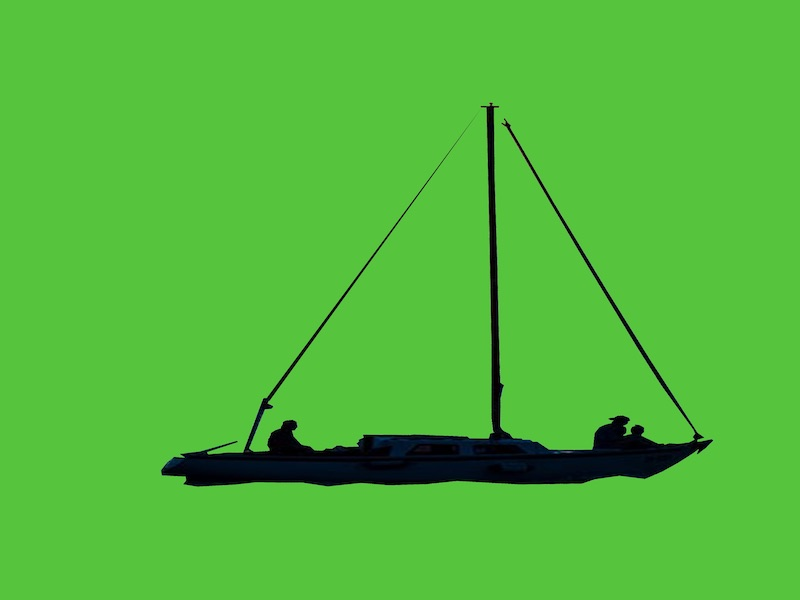
#> input picture boat.jpg, 800 x 600 px
$ python testingPIL.py
#> lines starting #> are read from the running program, lines starting #| are printed output that depends on the picture
from PIL import Image

print("\nThis program will insert a background image of your choice in a image of your choice!\n")

front_number = input("What image would you like to insert in the front?\n1- A Boat\n2- A Cactus\nEnter the option number: ")
#> the answer given: boat.jpg
while front_number < "1" or front_number > "2":
    front_number = input("\nWhat image would you like to insert in the front?\n1- A Boat\n2- A Cactus\nEnter the option number: ")
#> this loop made 3 passes; the answer given on pass 1: cactus.jpg

front_image = ""
if front_number == "1":
    front_image = "boat.jpg"
elif front_number == "2":
    front_image = "cactus.jpg"

image_front = Image.open(front_image)
#> image_front is the input picture: PIL image 800x600 RGB; mean R, G, B 81.8, 185.9, 58.9
width, height = image_front.size
#> width = 800; height = 600
pixels_front = image_front.load()


back_number = input("\nWhat image would you like to insert in the background?\n1- A Beach\n2- A Desert\n3- The Earth\n4- A Forest\n5- A Sunset\nEnter the option number: ")
#> the answer given: 1
while back_number < "1" or back_number > "5":
    back_number = input("\nWhat image would you like to insert in the background?\n1- A Beach\n2- A Desert\n3- The Earth\n4- A Forest\n5- A Sunset\nEnter the option number: ")

back_image = ""
if back_number == "1":
    back_image = "beach.jpg"
elif back_number == "2":
    back_image = "desert.jpg"
elif back_number == "3":
    back_image = "earth.jpg"
elif back_number == "4":
    back_image = "forest.jpg"
elif back_number == "5":
    back_image = "sunset.jpg"


image_back = Image.open(back_image)
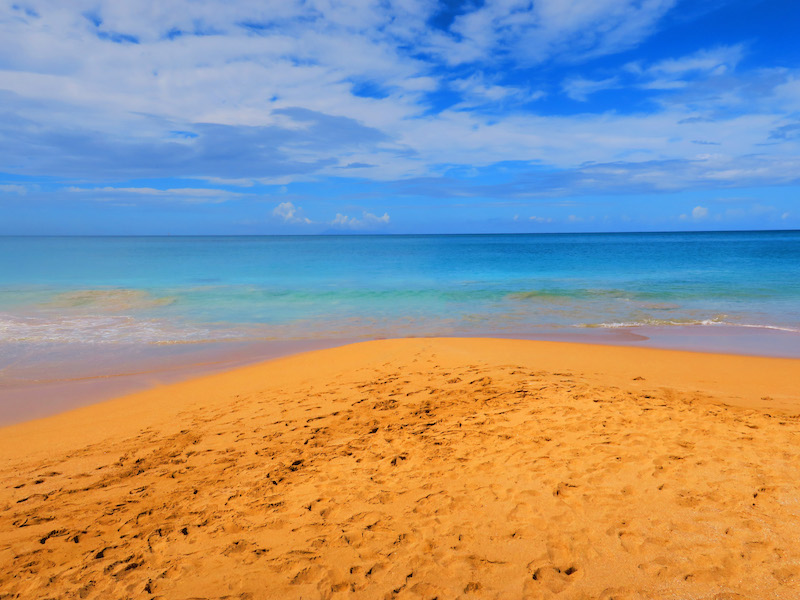
#> input picture beach.jpg, 800 x 600 px
#> image_back is the input picture: PIL image 800x600 RGB; mean R, G, B 152.6, 148, 143.9
pixels_original = image_back.load()

if front_number == "1":
    for x in range(0, width):
        for y in range(0, height):
            (r, g, b) = pixels_original[x, y]
            if (51, 102, 51) <= pixels_front[x, y]:
                pixels_front[x, y] = (r, g, b)
elif front_number == "2":
    for x in range(0, width):
        for y in range(0, height):
            (r, g, b) = pixels_original[x, y]
            if (62, 62, 0) < pixels_front[x, y] and (200, 200, 200) > pixels_front[x, y]:
                pixels_front[x, y] = (r, g, b)


image_front.show()
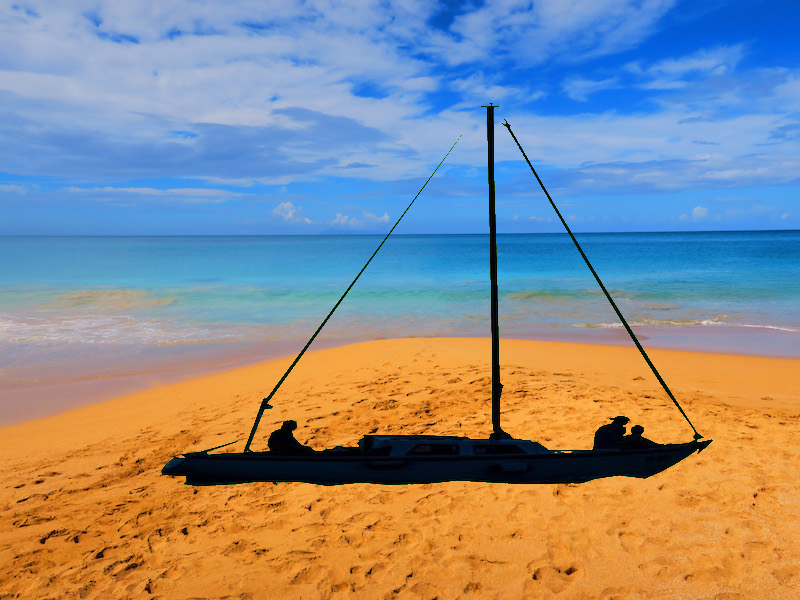
#> shown: PIL image 800x600 RGB; mean R, G, B 141.2, 140.9, 141.2

# Saving the new image
save = input("\ndo you want to save the new image?(yes/no) ")
#> the answer given: out.png
if save.lower() == "yes":
    name = input("What do you want to name this image file? ")
    image_front.save(f'{name}.jpg')
    print("Image Sucessfully saved!\n")
else:
    print("\nSee You!\n")
